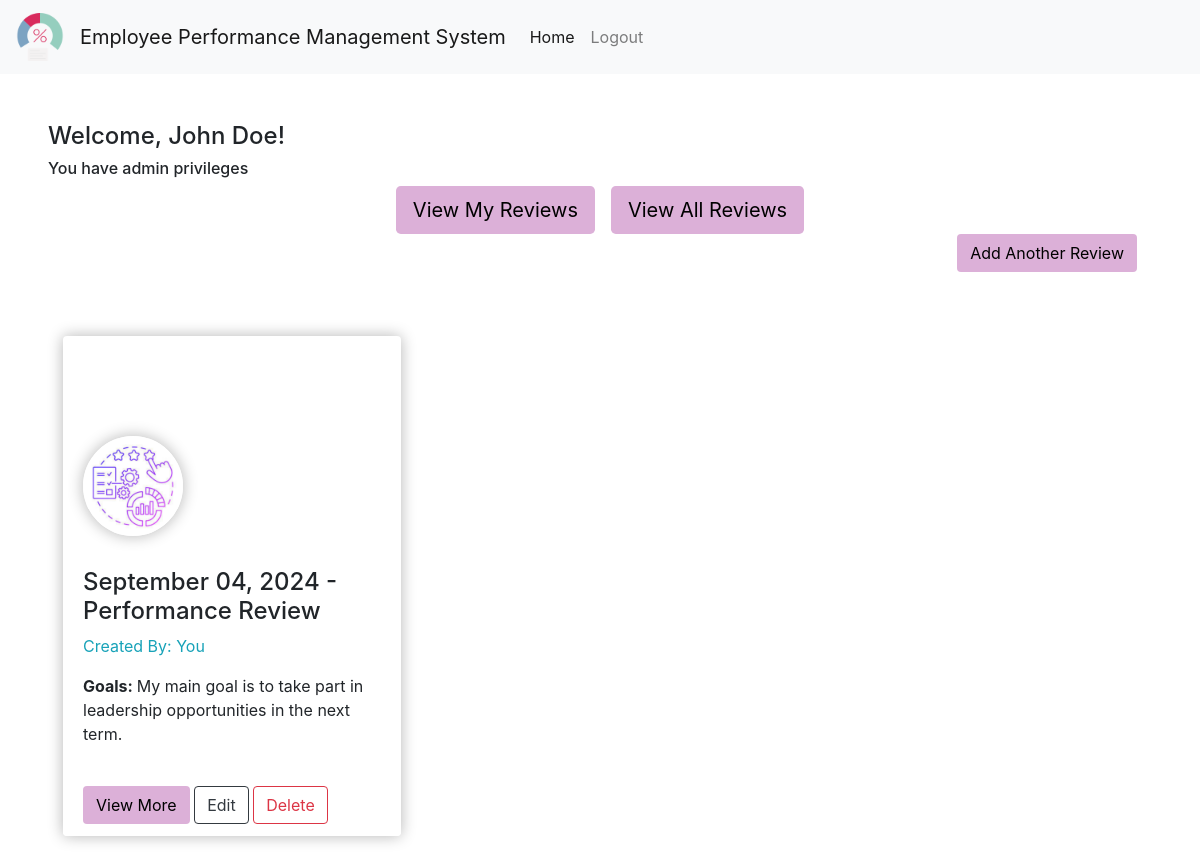
The app's page /home (signed in), older data.
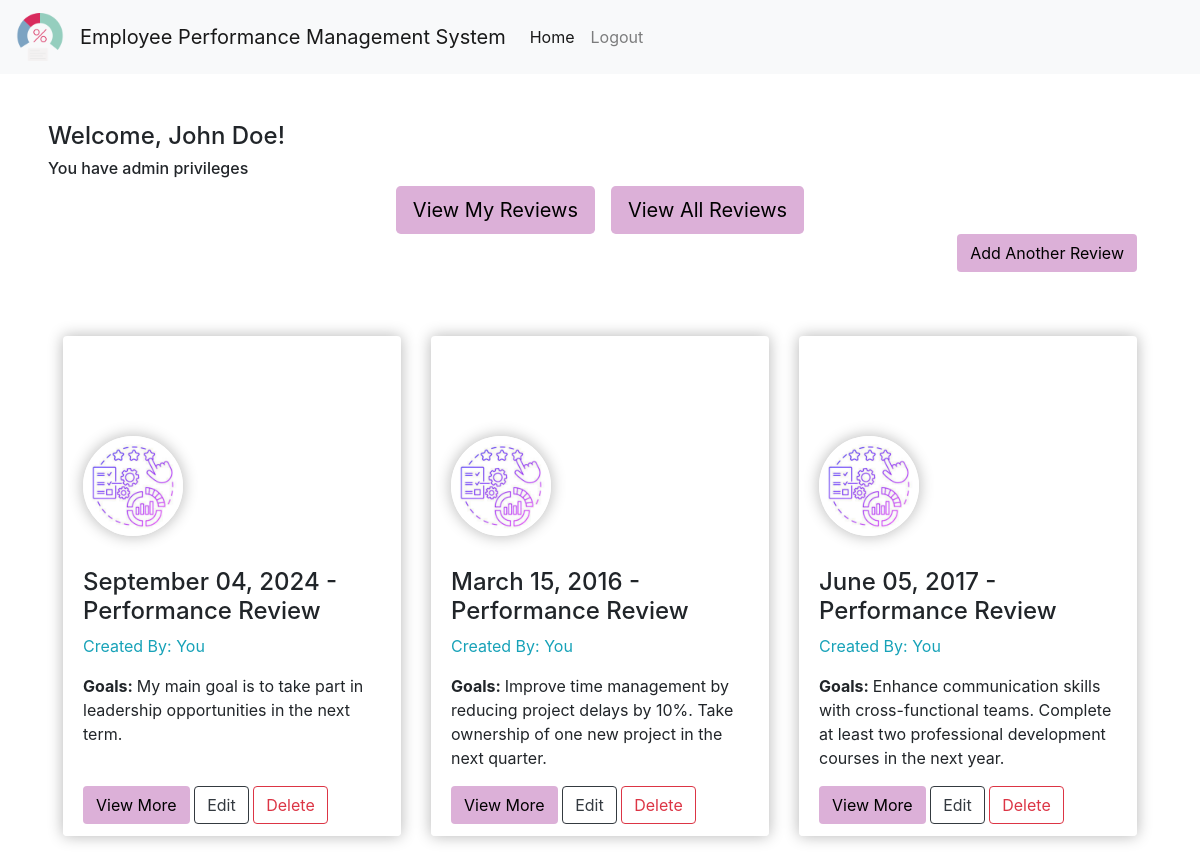
The same page, newer data.
### app/models.py (models this page shows, shortened)
class Employee(Base, UserMixin):
    __tablename__ = "employees"
    name = Column(String(60), nullable=False)
    employee_number = Column(Integer, unique=True, nullable=False, primary_key=True)
    username = Column(String(40), unique=True, nullable=False)
    email = Column(String(120), unique=True, nullable=False)
    password = Column(String(40), nullable=False)
    is_admin = Column(Boolean, default=False)
    reviews = relationship("Review", backref="employee", lazy=True)

class Review(Base):
    __tablename__ = "reviews"
    review_id = Column(Integer, primary_key=True)
    employee_number = Column(
        Integer, ForeignKey("employees.employee_number"), nullable=False
    )
    review_date = Column(DateTime, nullable=False)
    reviewer_id = Column(Integer, nullable=False)
    overall_performance_rating = Column(
        Enum(
            "Excellent", "Good", "Satisfactory", "Needs Improvement", "Unsatisfactory"
        ),
        nullable=False,
    )
    goals = Column(String, nullable=False)
    reviewer_comments = Column(String, nullable=False)

### app/routes.py (the view)
@main.route("/home")
@login_required
def home():
    session = get_session()
    if current_user.is_admin and "all_reviews" in request.args:
        employee_reviews = session.query(Review).all()
    else:
        employee_reviews = (
            session.query(Review)
            .filter_by(employee_number=current_user.employee_number)
            .all()
        )
    return render_template("home.html", reviews=employee_reviews)

### app/__init__.py (called while the page is built)
    def _login_manager(self):
        self.session = get_session()
        self.login_manager.login_view = "auth.login"
        self.login_manager.init_app(self.app)
        @self.login_manager.user_loader
        def load_user(employee_number):
            return self.session.query(Employee).get(employee_number)

### app/database.py (called while the page is built)
def get_session():
    if engine is None:
        raise RuntimeError("Engine is not initialized")
    return Session(bind=engine)

### app/templates/home.html (shortened to what this page needs)
{% extends "base.html" %}
{% block content %}
{% if current_user.is_authenticated %}
  <h4>Welcome, {{ current_user.name }}!</h4>
  {% if current_user.is_admin %}
    <h6>You have admin privileges</h6>
  {% else %}
    <h6>You have regular user privileges</h6>
  {% endif %}
  <div class="container">
    {% if current_user.is_admin %}
      <div class="d-flex justify-content-center gap-2">
        <a href="{{ url_for('main.home') }}" class="btn button-custom btn-lg mx-2">View My Reviews</a>
        <a href="{{ url_for('main.home', all_reviews=True) }}" class="btn button-custom btn-lg mx-2">View All Reviews</a>
      </div>
    {% endif %}
    {% if reviews %}
      <div class="text-right mb-3">
        <a href="{{ url_for('main.create_review') }}" class="btn button-custom">Add Another Review</a>
      </div>
      <div class="row pt-5">
        {% for review in reviews %}
          <div class="col-md-6 col-lg-4 pb-5">
            <div class="card card-custom bg-white border-white border-0">
              <div class="card-custom-img" style="
                background-image: url(http://res.cloudinary.com/d3/image/upload/c_scale,q_auto:good,w_1110/trianglify-v1-cs85g_cc5d2i.jpg);
              "></div>
              <div class="card-custom-avatar">
                <img class="img-fluid" src="../static/performance-logo.png" alt="Avatar" />
              </div>
              <div class="card-body" style="overflow-y: auto">
                <p class="card-title">
                  <h4>{{ review.review_date.strftime('%B %d, %Y') }} - Performance Review</h4>
                  {% if current_user.is_admin %}
                    <h7 class="text-info">
                      Created By: {% if current_user.employee_number == review.employee_number %}
                        You
                      {% else %}
                        {{ review.employee_number }}
                      {% endif %}
                    </h7>
                  {% endif %}
                </p>
                <div class="card-text-container">
                  <p class="card-text"><strong>Goals: </strong>{{ review.goals|safe }}</p>
                </div>
              </div>
              <div class="card-footer" style="background: inherit; border-color: inherit">
                <button data-bs-toggle="modal" data-bs-target="#view-more-modal-{{ loop.index }}" class="btn button-custom" style="color:black;">
                  View More
                </button>
                <form action="{{ url_for('main.update_review', review_id=review.review_id) }}" method="GET" class="d-inline-block">
                  <button type="submit" class="btn btn-outline-dark">Edit</button>
                </form>
                {% if current_user.is_admin %}
                  <button href="#" data-review-id="{{ review.review_id }}" data-bs-toggle="modal" data-bs-target="#confirm-delete-modal" class="btn btn-outline-danger delete-btn">
                    Delete
                  </button>
                {% endif %}
              </div>
            </div>
          </div>
        {% endfor %}
      </div>
    {% else %}
      <div class="text-center pt-5">
        <a href="{{ url_for('main.create_review') }}" class="btn button-custom">Add Your First Review</a>
      </div>
    {% endif %}
  </div>
{% else %}
  <div id="flash-message" class="alert alert-warning" role="alert">
    <strong>Warning:</strong> Please log in to access this page.
  </div>
{% endif %}
{% endblock %}

### app/templates/base.html (shortened to what this page needs)
<!DOCTYPE html>
<html lang="en">
  <head>
    <link rel="stylesheet" href="{{ url_for('static', filename='style.css') }}" />
    <link
      rel="stylesheet"
      href="https://cdn.jsdelivr.net/npm/bootstrap@4.0.0/dist/css/bootstrap.min.css"
    />
    <link
      rel="stylesheet"
      href="https://cdn.jsdelivr.net/npm/bootstrap-icons@1.3.0/font/bootstrap-icons.css"
    />
  </head>
  <body>
    <div class="nav-container">
      <nav class="navbar navbar-expand-lg navbar-light bg-light">
        <a class="navbar-brand" href="{{ url_for('main.home') }}">
          <img style="height: 3rem" src="../static/logo.png" alt="Logo" />
        </a>
        <a class="navbar-brand" href="{{ url_for('main.home') }}">
          Employee Performance Management System
        </a>
        <div class="collapse navbar-collapse" id="navbarSupportedContent">
          <ul class="navbar-nav">
            <li class="nav-item active">
              <a class="nav-link" href="{{ url_for('main.home') }}">
                Home <span class="sr-only">(current)</span>
              </a>
            </li>
            {% if current_user.is_authenticated %}
            <li class="nav-item">
              <a class="nav-link" href="{{ url_for('auth.logout') }}" data-bs-toggle="modal" data-bs-target="#logout-modal">Logout</a>
            </li>
            {% endif %}
          </ul>
        </div>
      </nav>
    </div>
    <div class="content">{% block content %}{% endblock content %}</div>
  </body>
</html>

### app/static/style.css (style rules this page uses)
* { margin: 0; padding: 0; }
body { font-family: "Open Sans", sans-serif; text-decoration: none; }
.content { padding: 3rem; }
.button-custom { background-color: rgb(220, 176, 216); color: black; }
.card-custom { overflow: hidden; height: 500px; box-shadow: 0 0 15px rgba(10, 10, 10, 0.3); }
.card-custom-img { height: 200px; min-height: 200px; background-repeat: no-repeat; background-size: cover; background-position: center; border-color: inherit; }
.card-custom-img::after { position: absolute; content: ""; top: 161px; left: 0; width: 0; height: 0; border-style: solid; border-top-width: 40px; border-right-width: 0; border-bottom-width: 0; border-left-width: 545px; border-left-width: calc(575px - 5vw); border-top-color: transparent; border-right-color: transparent; border-bottom-color: transparent; border-left-color: inherit; }
.card-custom-avatar img { border-radius: 50%; box-shadow: 0 0 15px rgba(10, 10, 10, 0.3); position: absolute; top: 100px; left: 1.25rem; width: 100px; height: 100px; }
.card-text-container { display: -webkit-box; -webkit-box-orient: vertical; -webkit-line-clamp: 4; overflow: hidden; text-overflow: ellipsis; }

Row changes from the older to the newer data that the page shows:
added Review: review_date "March 15, 2016", shows "You", goals "Improve time management by reducing project delays by 10%. Take ownership of one new project in the next quarter."
added Review: review_date "June 05, 2017", shows "You", goals "Enhance communication skills with cross-functional teams. Complete at least two professional development courses in the next year."
